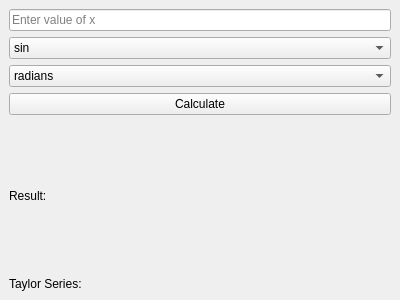
<?xml version="1.0" encoding="UTF-8"?>
<ui version="4.0">
 <class>MainWindow</class>
 <widget class="QMainWindow" name="MainWindow">
  <property name="geometry">
   <rect>
    <x>0</x>
    <y>0</y>
    <width>400</width>
    <height>300</height>
   </rect>
  </property>
  <property name="windowTitle">
   <string>Taylor Series Calculator</string>
  </property>
  <widget class="QWidget" name="centralwidget">
   <layout class="QVBoxLayout" name="verticalLayout" stretch="0,0,0,1,1">
    <item>
     <widget class="QLineEdit" name="xInput">
      <property name="placeholderText">
       <string>Enter value of x</string>
      </property>
     </widget>
    </item>
    <item>
     <widget class="QComboBox" name="functionCombo">
      <item>
       <property name="text">
        <string>sin</string>
       </property>
      </item>
      <item>
       <property name="text">
        <string>cos</string>
       </property>
      </item>
      <item>
       <property name="text">
        <string>tan</string>
       </property>
      </item>
     </widget>
    </item>
    <item>
     <widget class="QComboBox" name="angleCombo">
      <item>
       <property name="text">
        <string>radians</string>
       </property>
      </item>
      <item>
       <property name="text">
        <string>degrees</string>
       </property>
      </item>
     </widget>
    </item>
    <item>
     <widget class="QPushButton" name="calculateButton">
      <property name="text">
       <string>Calculate</string>
      </property>
     </widget>
    </item>
    <item>
     <widget class="QLabel" name="resultLabel">
      <property name="text">
       <string>Result:</string>
      </property>
     </widget>
    </item>
    <item>
     <widget class="QLabel" name="termsLabel">
      <property name="text">
       <string>Taylor Series:</string>
      </property>
      <property name="wordWrap">
       <bool>true</bool>
      </property>
     </widget>
    </item>
   </layout>
  </widget>
 </widget>
 <resources/>
 <connections/>
</ui>
